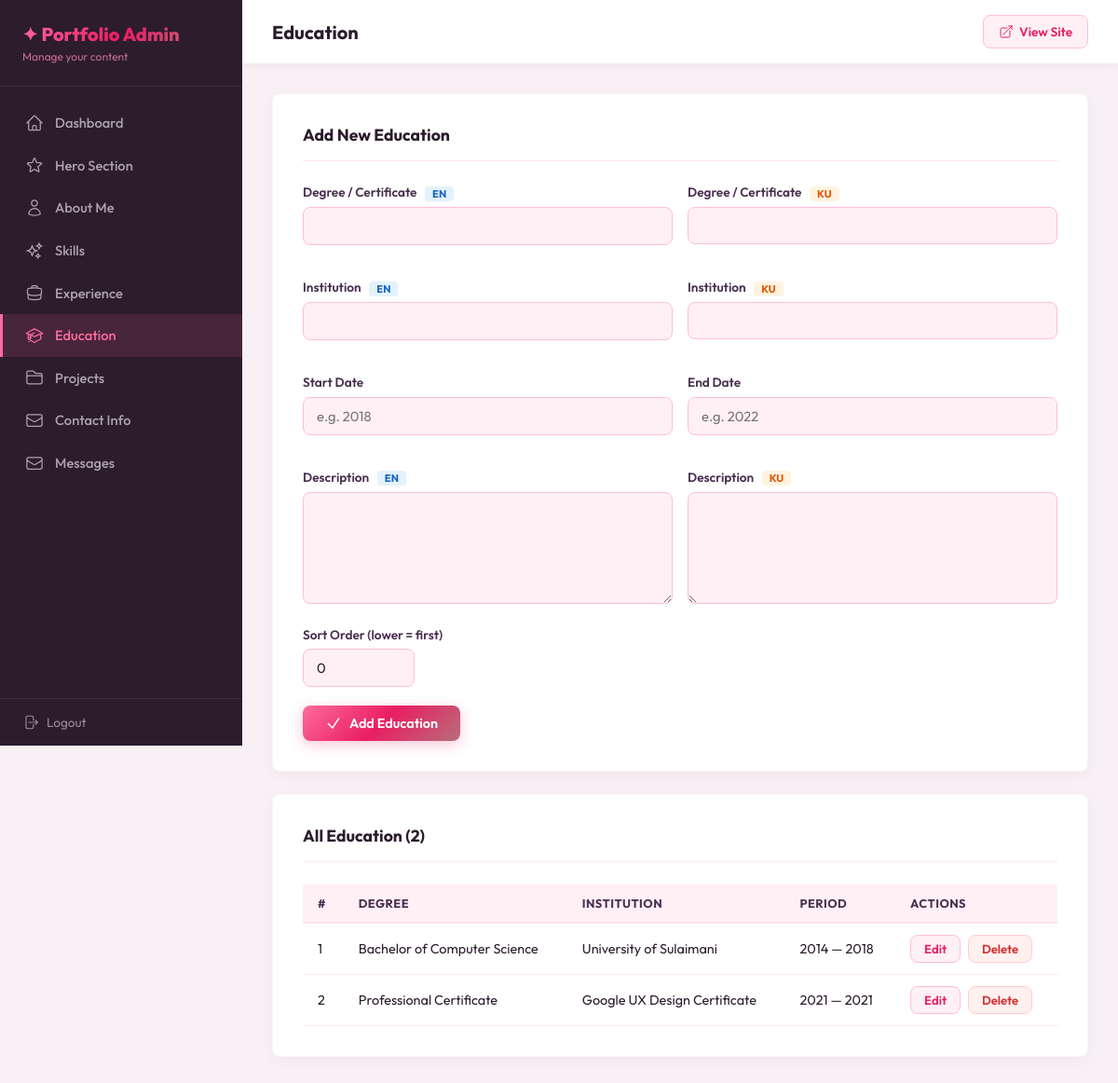
Screenshot of /admin/education.php (signed in) with the database file from the repository.
### tables this page shows
CREATE TABLE IF NOT EXISTS education (
    id INT AUTO_INCREMENT PRIMARY KEY,
    institution_en VARCHAR(255) NOT NULL,
    institution_ku VARCHAR(255) NOT NULL,
    degree_en VARCHAR(255) NOT NULL,
    degree_ku VARCHAR(255) NOT NULL,
    date_start VARCHAR(50) NOT NULL,
    date_end VARCHAR(50) NOT NULL,
    description_en TEXT,
    description_ku TEXT,
    sort_order INT DEFAULT 0,
    created_at TIMESTAMP DEFAULT CURRENT_TIMESTAMP,
    updated_at TIMESTAMP DEFAULT CURRENT_TIMESTAMP ON UPDATE CURRENT_TIMESTAMP
);

### functions.php (called while the page is built, shortened)
<?php
function sanitize(string $input): string {
    return htmlspecialchars(trim($input), ENT_QUOTES, 'UTF-8');
}

### admin/education.php (the view, shortened to what this page needs)
<?php
require_once __DIR__ . '/../db_connect.php';
require_once 'header.php';
$educations = $pdo->query("SELECT * FROM education ORDER BY sort_order ASC")->fetchAll();
$editItem = null;
?>
<div class="admin-card">
    <div class="admin-card-header">
        <h2 class="admin-card-title"><?= $editItem ? 'Edit Education' : 'Add New Education' ?></h2>
    </div>
    <form method="POST" action="">
        <div style="display:grid;grid-template-columns:1fr 1fr;gap:1rem;">
            <div class="form-group">
                <label class="form-label">Degree / Certificate <span class="lang-tag en">EN</span></label>
                <input type="text" name="degree_en" class="form-input" required value="<?= sanitize($editItem['degree_en'] ?? '') ?>">
            </div>
            <div class="form-group">
                <label class="form-label">Degree / Certificate <span class="lang-tag ku">KU</span></label>
                <input type="text" name="degree_ku" class="form-input" dir="rtl" required value="<?= sanitize($editItem['degree_ku'] ?? '') ?>">
            </div>
            <div class="form-group">
                <label class="form-label">Institution <span class="lang-tag en">EN</span></label>
                <input type="text" name="institution_en" class="form-input" required value="<?= sanitize($editItem['institution_en'] ?? '') ?>">
            </div>
            <div class="form-group">
                <label class="form-label">Institution <span class="lang-tag ku">KU</span></label>
                <input type="text" name="institution_ku" class="form-input" dir="rtl" required value="<?= sanitize($editItem['institution_ku'] ?? '') ?>">
            </div>
            <div class="form-group">
                <label class="form-label">Start Date</label>
                <input type="text" name="date_start" class="form-input" placeholder="e.g. 2018" required value="<?= sanitize($editItem['date_start'] ?? '') ?>">
            </div>
            <div class="form-group">
                <label class="form-label">End Date</label>
                <input type="text" name="date_end" class="form-input" placeholder="e.g. 2022" required value="<?= sanitize($editItem['date_end'] ?? '') ?>">
            </div>
            <div class="form-group">
                <label class="form-label">Description <span class="lang-tag en">EN</span></label>
                <textarea name="description_en" class="form-textarea" rows="3"><?= sanitize($editItem['description_en'] ?? '') ?></textarea>
            </div>
            <div class="form-group">
                <label class="form-label">Description <span class="lang-tag ku">KU</span></label>
                <textarea name="description_ku" class="form-textarea" dir="rtl" rows="3"><?= sanitize($editItem['description_ku'] ?? '') ?></textarea>
            </div>
        </div>
        <div class="form-group">
            <label class="form-label">Sort Order (lower = first)</label>
            <input type="number" name="sort_order" class="form-input" style="max-width:120px;" value="<?= sanitize($editItem['sort_order'] ?? '0') ?>">
        </div>
        <button type="submit" class="btn btn-primary">
            <svg xmlns="http://www.w3.org/2000/svg" width="18" height="18" fill="none" viewBox="0 0 24 24" stroke-width="2" stroke="currentColor"><path stroke-linecap="round" stroke-linejoin="round" d="m4.5 12.75 6 6 9-13.5"/></svg>
            <?= $editItem ? 'Update' : 'Add' ?> Education
        </button>
    </form>
</div>
<div class="admin-card">
    <div class="admin-card-header">
        <h2 class="admin-card-title">All Education (<?= count($educations) ?>)</h2>
    </div>
    <?php if (empty($educations)): ?>
        <p style="color:var(--admin-dark-light);opacity:0.6;text-align:center;padding:2rem;">No education entries yet.</p>
    <?php else: ?>
        <div class="table-responsive">
        <table class="admin-table">
            <thead>
                <tr>
                    <th>#</th>
                    <th>Degree</th>
                    <th>Institution</th>
                    <th>Period</th>
                    <th>Actions</th>
                </tr>
            </thead>
            <tbody>
                <?php foreach ($educations as $edu): ?>
                <tr>
                    <td><?= $edu['sort_order'] ?></td>
                    <td><?= sanitize($edu['degree_en']) ?></td>
                    <td><?= sanitize($edu['institution_en']) ?></td>
                    <td><?= sanitize($edu['date_start']) ?> — <?= sanitize($edu['date_end']) ?></td>
                    <td>
                        <div class="table-actions">
                            <a href="education.php?edit=<?= $edu['id'] ?>" class="btn btn-secondary btn-sm">Edit</a>
                            <button type="button" class="btn btn-danger btn-sm" data-delete-id="<?= $edu['id'] ?>">Delete</button>
                        </div>
                    </td>
                </tr>
                <?php endforeach; ?>
            </tbody>
        </table>
        </div>
    <?php endif; ?>
</div>
<?php require_once 'footer.php'; ?>

### admin/css/admin.css (style rules this page uses)
:root { --sidebar-width: 260px; --admin-pink-50: #FFF0F5; --admin-pink-100: #FFE4EF; --admin-pink-200: #FFBDD6; --admin-pink-300: #FF8FB8; --admin-pink-400: #FF6B9D; --admin-pink-500: #FF4081; --admin-pink-600: #E91E63; --admin-dark: #2D1B2E; --admin-dark-light: #4A3050; --admin-gradient: linear-gradient(135deg, #FF6B9D 0%, #E91E63 50%, #B76E79 100%); --admin-transition: all 0.3s cubic-bezier(0.4, 0, 0.2, 1); }
* { margin: 0; padding: 0; box-sizing: border-box; }
img, svg { max-width: 100%; }
button, input, textarea, a { -webkit-tap-highlight-color: transparent; }
body.admin-body { font-family: 'Outfit', sans-serif; background: #F8F0F4; min-height: 100svh; display: flex; color: var(--admin-dark); }
.admin-card { background: white; border-radius: 8px; padding: 2rem; box-shadow: 0 4px 15px rgba(45, 27, 46, 0.04); border: 1px solid rgba(255, 189, 214, 0.2); margin-bottom: 1.5rem; }
.admin-card-header { display: flex; align-items: center; justify-content: space-between; margin-bottom: 1.5rem; padding-bottom: 1rem; border-bottom: 1px solid var(--admin-pink-100); gap: 1rem; flex-wrap: wrap; }
.admin-card-title { font-size: 1.1rem; font-weight: 700; color: var(--admin-dark); }
.form-group { margin-bottom: 1.25rem; }
.form-label { display: block; font-size: 0.85rem; font-weight: 600; color: var(--admin-dark-light); margin-bottom: 0.4rem; }
.form-label .lang-tag { display: inline-block; padding: 1px 8px; border-radius: 4px; font-size: 0.7rem; font-weight: 700; margin-left: 6px; vertical-align: middle; }
.lang-tag.en { background: #E3F2FD; color: #1565C0; }
.lang-tag.ku { background: #FFF3E0; color: #E65100; }
.form-input, .form-textarea { width: 100%; padding: 10px 14px; border: 1.5px solid var(--admin-pink-200); border-radius: 8px; font-size: 0.92rem; font-family: 'Outfit', sans-serif; color: var(--admin-dark); background: var(--admin-pink-50); transition: var(--admin-transition); outline: none; }
.form-textarea { min-height: 120px; resize: vertical; line-height: 1.7; }
.form-input[dir="rtl"], .form-textarea[dir="rtl"] { font-family: 'Vazirmatn', sans-serif; text-align: right; }
.btn { display: inline-flex; align-items: center; gap: 8px; padding: 10px 24px; border-radius: 8px; font-size: 0.9rem; font-weight: 600; font-family: 'Outfit', sans-serif; cursor: pointer; transition: var(--admin-transition); border: none; text-decoration: none; }
.btn-primary { background: var(--admin-gradient); color: white; box-shadow: 0 4px 15px rgba(233, 30, 99, 0.25); }
.btn-secondary { background: var(--admin-pink-50); color: var(--admin-pink-600); border: 1px solid var(--admin-pink-200); }
.btn-danger { background: #FFF0F0; color: #D32F2F; border: 1px solid #FFCDD2; }
.btn-sm { padding: 6px 14px; font-size: 0.82rem; }
.admin-table { width: 100%; border-collapse: collapse; min-width: 680px; }
.table-responsive { width: 100%; overflow-x: auto; }
.admin-table th { text-align: left; padding: 0.75rem 1rem; font-size: 0.8rem; font-weight: 700; color: var(--admin-dark-light); text-transform: uppercase; letter-spacing: 0.5px; border-bottom: 2px solid var(--admin-pink-100); background: var(--admin-pink-50); }
.admin-table td { padding: 0.75rem 1rem; font-size: 0.9rem; color: var(--admin-dark); border-bottom: 1px solid var(--admin-pink-100); vertical-align: middle; }
.table-actions { display: flex; gap: 0.5rem; flex-wrap: wrap; }

### rows the page displays
education: sort_order "1", degree_en "Bachelor of Computer Science", institution_en "University of Sulaimani", date_start "2014", date_end "2018"
education: sort_order "2", degree_en "Professional Certificate", institution_en "Google UX Design Certificate", date_start "2021", date_end "2021"

### other values shown
$pageTitle "Education"
count($educations) "2"
